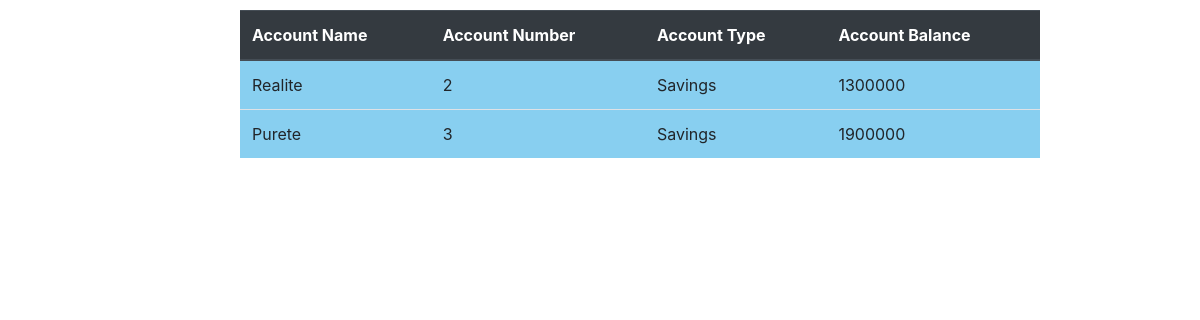
Screenshot of /walletapp/accounts/ with the database file from the repository.
### walletapp/models.py (models this page shows)
class Account(models.Model):
    account_name = models.CharField(max_length=20)
    account_number = models.IntegerField()
    account_type = models.CharField(max_length=20)
    account_balance = models.IntegerField()
    wallet = models.ForeignKey("Wallet",on_delete=models.CASCADE,related_name='Account_wallet')

### walletapp/views.py (the view)
# urls.py: path('accounts/', views.list_accounts, name="accounts_list"),
def list_accounts(request):
    accounts = models.Account.objects.all()
    return render(request, "accounts_list.html",{'accounts': accounts})

### walletapp/templates/accounts_list.html (shortened to what this page needs)
<!DOCTYPE html>
<html lang="en">
<head>
    <link rel="stylesheet" href="https://cdn.jsdelivr.net/npm/bootstrap@4.3.1/dist/css/bootstrap.min.css">
</head>
<body>
    <table class="table" style="width: 50rem; margin-top:10px;margin-left: 20%; padding:2% 5%; background-color:#88CFF0;">
        <thead class="thead-dark">        <tr>
            <th>Account Name</th>
            <th>Account Number</th>
            <th>Account Type</th>
            <th>Account Balance</th>
        </tr>
        </thead>
        <tr>
            {%for account in accounts%}
            <td>{{account.account_name}}</td>
            <td>{{account.account_number}}</td>
            <td>{{account.account_type}}</td>
            <td>{{account.account_balance}}</td>
        </tr>
        {% endfor %}
    </table>
</body>
</html>

### rows the page displays
Account: account_name "Realite", account_number "2", account_type "Savings", account_balance "1300000"
Account: account_name "Purete", account_number "3", account_type "Savings", account_balance "1900000"
